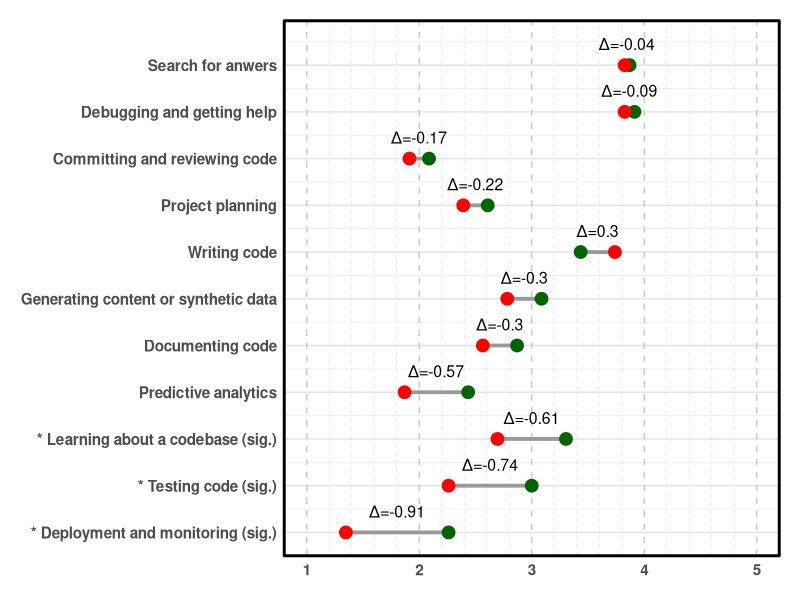

Write R code to recreate this figure.
library(tidyverse)

# ====== Podatki ======

# Podatki "pred"
pred_data <- tribble(
  ~activity, ~v1, ~v2, ~v3, ~v4, ~v5, ~v6, ~v7, ~v8, ~v9, ~v10, ~v11, ~v12, ~v13, ~v14, ~v15, ~v16, ~v17, ~v18, ~v19, ~v20, ~v21, ~v22, ~v23,
  "Writing code", 5,4,1,4,3,4,3,3,5,4,3,3,4,4,2,4,3,3,3,3,1,5,5,
  "Testing code", 3,4,1,2,2,3,2,4,4,4,2,4,3,4,3,2,4,2,4,2,1,4,5,
  "Search for anwers", 4,4,2,2,4,4,5,5,5,4,3,4,5,4,3,4,5,4,4,3,2,4,5,
  "Project planning", 2,3,2,2,2,3,1,2,5,4,3,2,4,2,2,2,1,4,1,2,3,3,5,
  "Predictive analytics", 2,4,1,2,1,3,2,1,5,4,1,2,4,3,3,1,2,2,1,2,3,2,5,
  "Learning about a codebase", 4,2,1,4,1,4,4,4,5,4,3,4,5,4,2,1,3,3,2,3,4,4,5,
  "Generating content or synthetic data", 4,1,2,4,4,2,2,2,3,4,3,2,4,1,5,3,5,2,2,3,4,4,5,
  "Documenting code", 2,2,1,1,3,2,1,4,4,4,1,3,3,4,4,5,2,2,3,4,3,3,5,
  "Deployment and monitoring", 2,2,1,4,1,2,1,2,3,4,1,4,3,2,1,3,1,3,1,2,1,3,5,
  "Debugging and getting help", 4,5,1,5,3,4,3,5,5,4,3,4,5,5,1,4,4,4,4,3,4,5,5,
  "Committing and reviewing code", 3,2,1,3,1,1,1,2,3,1,1,3,3,2,1,3,1,2,1,3,2,3,5
)

# Podatki "po"
po_data <- tribble(
  ~activity, ~v1, ~v2, ~v3, ~v4, ~v5, ~v6, ~v7, ~v8, ~v9, ~v10, ~v11, ~v12, ~v13, ~v14, ~v15, ~v16, ~v17, ~v18, ~v19, ~v20, ~v21, ~v22, ~v23,
  "Writing code", 5,4,1,4,3,5,3,5,5,4,4,3,2,4,2,4,4,4,5,4,1,5,5,
  "Testing code", 4,4,1,2,2,1,3,2,3,1,2,2,4,1,3,2,4,2,3,2,1,2,1,
  "Search for anwers", 4,4,2,2,3,4,5,4,4,2,4,4,5,4,3,3,4,5,5,4,4,4,5,
  "Project planning", 3,1,1,2,2,3,3,1,4,2,1,2,4,1,3,3,1,3,2,2,2,4,5,
  "Predictive analytics", 2,1,1,1,2,2,4,1,3,1,1,1,4,1,2,2,1,1,1,2,1,3,5,
  "Learning about a codebase", 2,3,1,4,1,4,1,5,1,3,3,4,3,5,1,1,3,1,2,3,1,5,5,
  "Generating content or synthetic data", 4,1,2,5,5,3,2,1,1,1,4,3,4,1,5,1,5,5,1,2,4,3,1,
  "Documenting code", 2,2,1,1,4,2,1,2,3,1,4,3,4,4,4,4,1,2,1,4,2,2,5,
  "Deployment and monitoring", 2,1,1,2,1,1,1,1,1,1,1,2,3,1,1,1,1,1,1,2,1,3,1,
  "Debugging and getting help", 5,4,2,2,4,3,5,4,4,4,5,4,4,4,3,5,4,3,5,4,4,5,1,
  "Committing and reviewing code", 2,1,1,4,1,1,4,2,3,1,1,1,4,2,4,1,1,1,2,2,1,3,1
)

# ====== Priprava podatkov ======
# Pretvorba v dolg format in označba časa
combined <- bind_rows(
  pred_data %>%
    pivot_longer(-activity, names_to = "id", values_to = "score") %>%
    mutate(time = "Pred"),
  po_data %>%
    pivot_longer(-activity, names_to = "id", values_to = "score") %>%
    mutate(time = "Po")
)

# Izračun povprečnih ocen
combined_summary <- combined %>%
  group_by(activity, time) %>%
  summarise(mean_score = mean(score), .groups = "drop") %>%
  pivot_wider(names_from = time, values_from = mean_score) %>%
  mutate(
    delta = round(Po - Pred, 2),
    activity_short = recode(activity,
                            "Writing code" = "Writing code",
                            "Testing code" = "* Testing code (sig.)",
                            "Search for anwers" = "Search for anwers",
                            "Project planning" = "Project planning",
                            "Predictive analytics" = "Predictive analytics",
                            "Learning about a codebase" = "* Learning about a codebase (sig.)",
                            "Generating content or synthetic data" = "Generating content or synthetic data",
                            "Documenting code" = "Documenting code",
                            "Deployment and monitoring" = "* Deployment and monitoring (sig.)",
                            "Debugging and getting help" = "Debugging and getting help",
                            "Committing and reviewing code" = "Committing and reviewing code"
    )
  ) %>%
  arrange(desc(abs(delta))) %>%
  mutate(
    activity = factor(activity, levels = activity),
    activity_short = factor(activity_short, levels = activity_short),
    activity_num = as.numeric(activity)
  )

# Priprava za graf
combined_long <- combined_summary %>%
  pivot_longer(cols = c(Pred, Po), names_to = "time", values_to = "mean_score") %>%
  mutate(
    time = factor(time, levels = c("Pred", "Po")),
    activity_num = as.numeric(activity)
  )

# ====== Risanje grafa ======
ggplot(combined_long, aes(x = mean_score, y = activity_num, color = time)) +
  geom_line(aes(group = activity_num), color = "grey60", linewidth = 1.3) +
  geom_point(size = 4) +
  geom_text(data = combined_summary,
            aes(x = (Pred + Po)/2, y = activity_num + 0.45, label = paste0("Δ=", delta)),
            inherit.aes = FALSE,
            color = "black", size = 4) +
  scale_color_manual(values = c("Pred" = "darkgreen", "Po" = "red")) +
  scale_x_continuous(limits = c(1.0, 5.0), breaks = 1:5,minor_breaks = seq(1, 5, 0.2)) +
  scale_y_continuous(
    breaks = combined_summary$activity_num,
    labels = combined_summary$activity_short,
    expand = expansion(add = c(0.5, 0.5))
  ) +
  labs(x = NULL, y = NULL
    #title = "Double Lollipop Diagram: Povprečne ocene pred in po (urejeno po Δ)",
    #x = "Povprečna ocena",
    #y = "Aktivnost",
    #color = "Time"
  ) +
  theme_minimal(base_size = 12) +
  theme(
    panel.grid.major.x = element_line(color = "grey80", linetype = "dashed"),
    panel.grid.major.y = element_line(color = "grey90"),
    panel.grid.minor.x = element_line(color = "grey90", linetype = "dashed"),
    axis.text = element_text(size = 11, face = "bold"),
    axis.title = element_text(face = "bold"),
    plot.title = element_text(face = "bold", hjust = 0.5),
    legend.position = "none",
    panel.border = element_rect(color = "black", fill = NA, linewidth = 1),
    plot.margin = margin(15, 15, 15, 15),
    theme(text = element_text(family = "sans"))
  ) +
  coord_cartesian(clip = "off")
